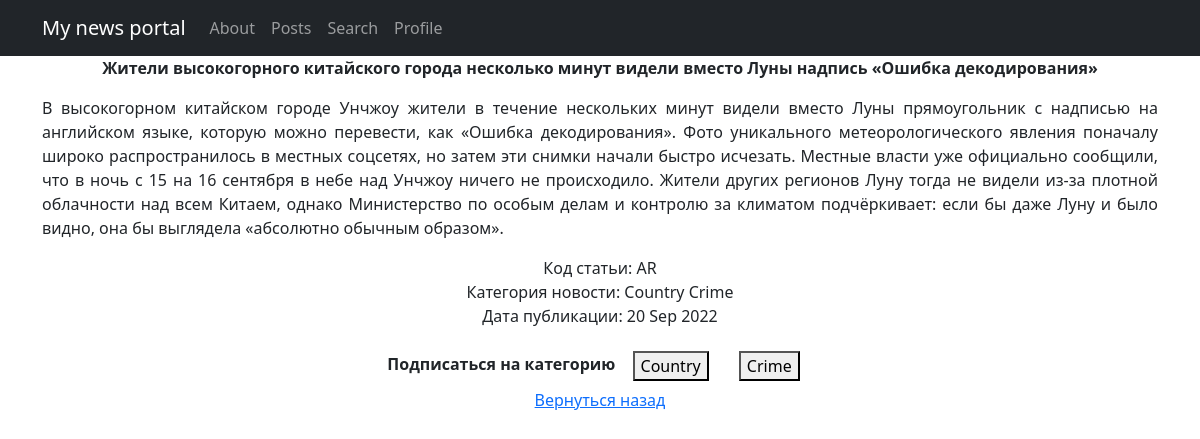
The app's page /posts/49 (signed in) with its own data.
### news/models.py (models this page shows, shortened)
class Post(models.Model):
    NEWS = 'NE'
    ARTICLE = 'AR'
    CHOICES = [
        (NEWS, 'Новость'),
        (ARTICLE, 'Статья')
    ]
    postAuthor = models.ForeignKey(Author, on_delete=models.CASCADE)
    categoryChoice = models.CharField(max_length=2,
                                      choices=CHOICES,
                                      default=NEWS)
    date = models.DateTimeField(auto_now_add=True)
    Category = models.ManyToManyField(Category, related_name='posts', through='PostCategory', verbose_name='Категория')
    title = models.CharField(max_length=150)
    text = models.TextField()
    rating = models.IntegerField(default=0)

class Category(models.Model):
    categoryName = models.CharField(max_length=150, unique=True)
    subscribers = models.ManyToManyField(User, through='CategorySubscribers', blank=True)
    def __str__(self):
        return f'{self.categoryName}'

### news/views.py (the view)
# urls.py: path('<int:pk>', cache_page(60*5)(PostDetail.as_view()), name='post_detail'),
class PostDetail(DetailView):
    model = Post
    template_name = 'post.html'
    context_object_name = 'post'
    queryset = Post.objects.all()
    def get_context_data(self, **kwargs):
        context = super().get_context_data(**kwargs)
        for category in self.get_object().Category.all():
                context['is_subscribe'] = self.request.user.category_set.filter(pk=category.pk).exists()
        return context

### news/templatetags/custom_filters.py (called while the page is built)
@register.filter()
def censor(in_text):
   for word in in_text.split():
      if word.lower() in F_WORDS:
         in_text = in_text.replace(
            word,
            f'{word[0]}{"*" * (len(word) - 1)}'
         )
   return in_text

### templates/post.html (shortened to what this page needs)
{% extends 'flatpages/default.html' %}
{% load custom_filters %}
{% load cache %}
{% cache 30 content %}
{% block content %}
<p><strong>{{ post.title|censor }}</strong></p>
<p style="text-align: justify;">{{ post.text|censor }}</p>
Код статьи: {{ post.categoryChoice }}<br>
Категория новости: {% for category in post.Category.all %}
{{category}}
{% endfor %}
<p>Дата публикации: {{ post.date|date:'d M Y' }}</p>
{% if not is_subscribe %}
<b>Подписаться на категорию</b>
    {% for category in post.Category.all %}
        <a class="btn" href="add_subscribe/{{ category.id }}"><button type="submit"  name="pk" >{{category}}</button></a>
    {% endfor %}
{% else %}
<b>Отписаться от категории</b>
    {% for category in post.Category.all %}
        <a class="btn" href="del_subscribe/{{ category.id }}"><button type="submit"  name="pk" >{{category}}</button></a>
    {% endfor %}
{% endif %}
<p><a href="http://127.0.0.1:8000/posts/">Вернуться назад</a></p>
{% endblock content %}
{% endcache %}

### records on screen
Post: title|censor "Жители высокогорного китайского города несколько минут видели вместо Луны надпись «Ошибка декодирования»", text|censor "В высокогорном китайском городе Унчжоу жители в течение нескольких минут видели вместо Луны прямоугольник с надписью на английском языке, которую можно перевести, как «Ошибка декодирования». Фото уникального метеорологического явления поначалу широко распространилось в местных соцсетях, но затем эти снимки начали быстро исчезать. Местные власти уже официально сообщили, что в ночь с 15 на 16 сентября в небе над Унчжоу ничего не происходило. Жители других регионов Луну тогда не видели из-за плотной облачности над всем Китаем, однако Министерство по особым делам и контролю за климатом подчёркивает: если бы даже Луну и было видно, она бы выглядела «абсолютно обычным образом».", categoryChoice "AR", date "20 Sep 2022"
Category: categoryName "Country"
Category: categoryName "Crime"
